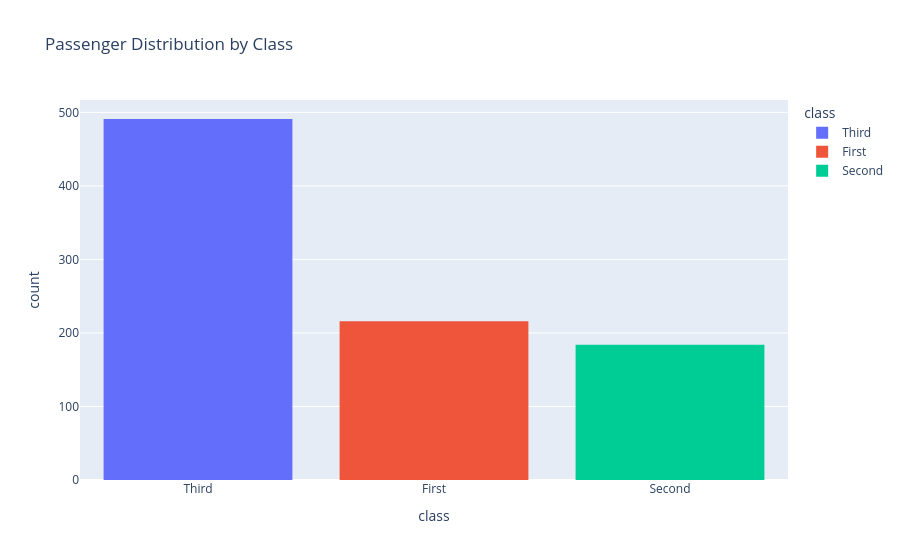

The code cell stored with this chart in its notebook:
### Code cell
# Histogram in plotly
fig = px.histogram(
    titanic,
    x='class',
    color='class',
    title='Passenger Distribution by Class'
)
fig.show()

### Figure 1 — Plotly figure (JSON) as saved in the notebook; plotly's stock layout.template omitted (floating-point values rounded to 4 significant figures; data arrays with more than 128 entries replaced by an {"elided": "..."} marker saying what was removed)
{"data": [{"bingroup": "x", "hovertemplate": "class=%{x}<br>count=%{y}<extra></extra>", "legendgroup": "Third", "marker": {"color": "#636efa", "pattern": {"shape": ""}}, "name": "Third", "orientation": "v", "showlegend": true, "type": "histogram", "x": {"elided": "491 str values"}, "xaxis": "x", "yaxis": "y"}, {"bingroup": "x", "hovertemplate": "class=%{x}<br>count=%{y}<extra></extra>", "legendgroup": "First", "marker": {"color": "#EF553B", "pattern": {"shape": ""}}, "name": "First", "orientation": "v", "showlegend": true, "type": "histogram", "x": {"elided": "216 str values"}, "xaxis": "x", "yaxis": "y"}, {"bingroup": "x", "hovertemplate": "class=%{x}<br>count=%{y}<extra></extra>", "legendgroup": "Second", "marker": {"color": "#00cc96", "pattern": {"shape": ""}}, "name": "Second", "orientation": "v", "showlegend": true, "type": "histogram", "x": {"elided": "184 str values"}, "xaxis": "x", "yaxis": "y"}], "layout": {"barmode": "relative", "legend": {"title": {"text": "class"}, "tracegroupgap": 0}, "title": {"text": "Passenger Distribution by Class"}, "xaxis": {"anchor": "y", "categoryarray": ["Third", "First", "Second"], "categoryorder": "array", "domain": [0, 1], "title": {"text": "class"}}, "yaxis": {"anchor": "x", "domain": [0, 1], "title": {"text": "count"}}}}
